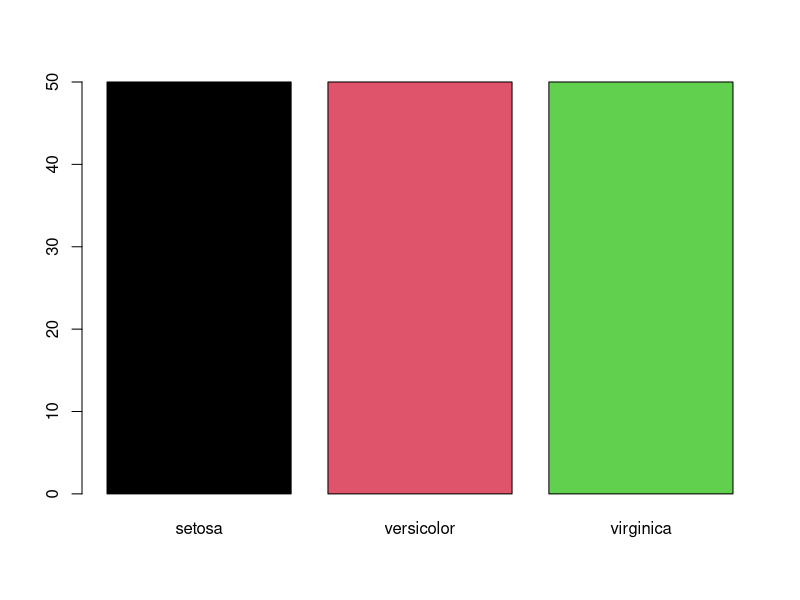
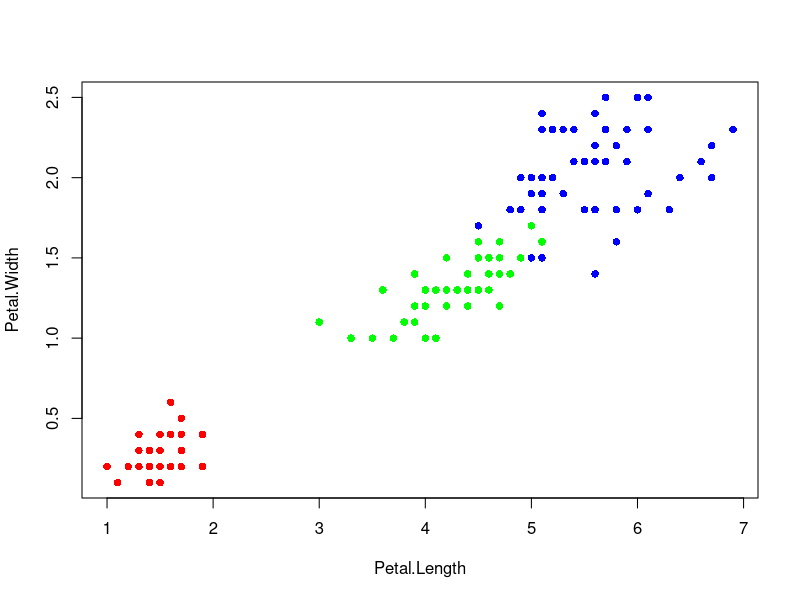

Recreate these plots in R, in order.
print(str(iris))

attach(iris)

tt = table(Species)

barplot(tt, col=1:3)

col3 = c(rep('red', 50), rep('green', 50), rep('blue', 50))

plot(Petal.Length, Petal.Width, pch=16, col=col3)
